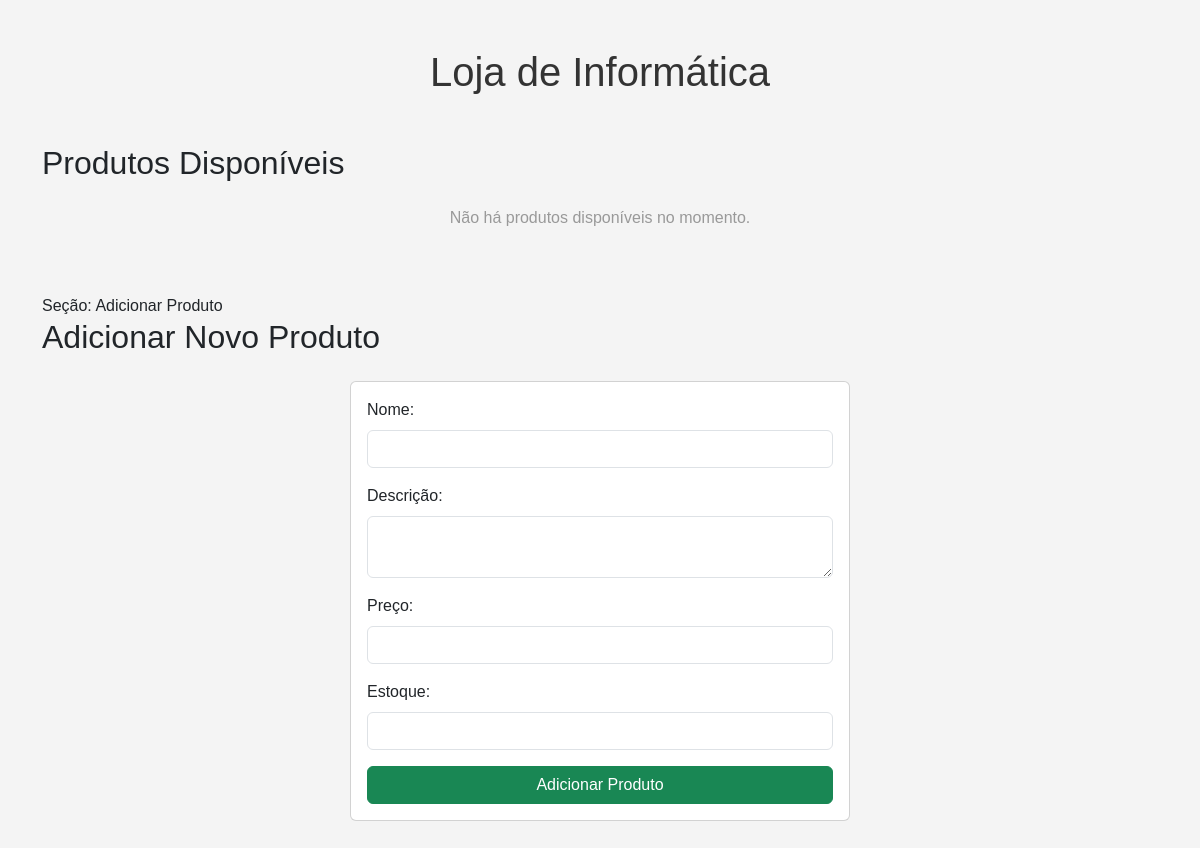
The app's page /, older data.
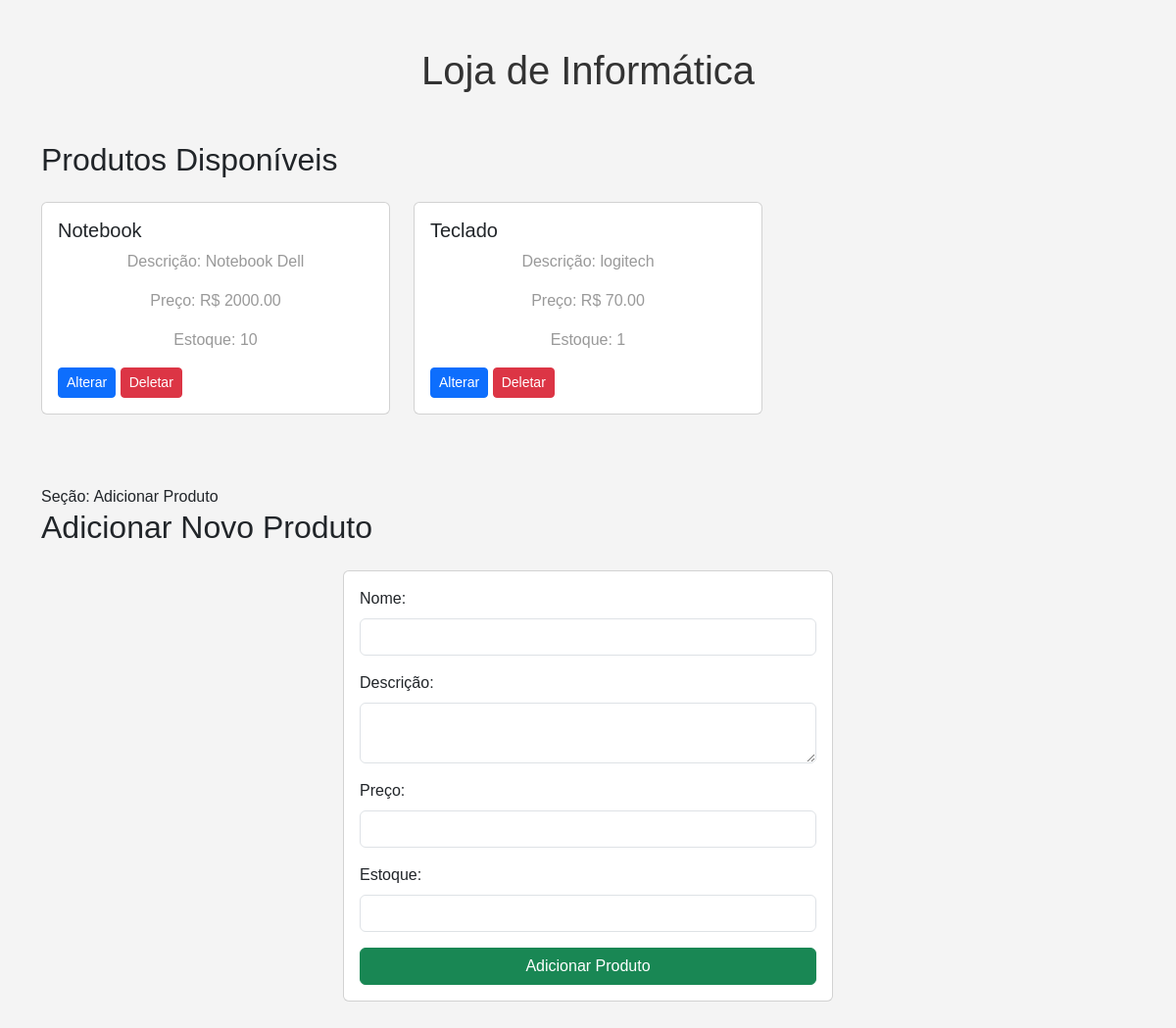
The same page, newer data.
### loja_informatica/models.py (models this page shows, shortened)
class Produto(models.Model):
    nome = models.CharField(max_length=100)
    descricao = models.TextField(blank=True)
    preco = models.DecimalField(max_digits=10, decimal_places=2)
    estoque = models.PositiveIntegerField()

### loja_informatica/views.py (the view)
# urls.py: path('', views.lista_produtos, name='lista_produtos'),
def lista_produtos(request):
    produtos = Produto.objects.all()
    return render(request, 'loja_informatica/lista_produtos.html', {'produtos': produtos})

### loja_informatica/templates/loja_informatica/lista_produtos.html (shortened to what this page needs)
<!DOCTYPE html>
<html lang="pt-br">
    <head>
        {% load static %}
        <link href="https://cdn.jsdelivr.net/npm/bootstrap@5.3.3/dist/css/bootstrap.min.css" rel="stylesheet">
        <link rel="stylesheet" href="{% static 'css/styles.css' %}">
    </head>
    <body>
        <div class="container my-5">
            <h1 class="text-center mb-5">Loja de Informática</h1>
            <section class="mb-5">
                <h2 class="mb-4">Produtos Disponíveis</h2>
                <div class="row">
                    {% for produto in produtos %}
                    <div class="col-md-4 mb-4">
                        <div class="card">
                            <div class="card-body">
                                <h5 class="card-title">{{ produto.nome }}</h5>
                                <p class="card-text">Descrição: {{ produto.descricao }}</p>
                                <p class="card-text">Preço: R$ {{ produto.preco }}</p>
                                <p class="card-text">Estoque: {{ produto.estoque }}</p>
                                <a href="{% url 'alterar_produto' produto.id %}" class="btn btn-primary btn-sm">Alterar</a>
                                <a href="{% url 'deletar_produto' produto.id %}" class="btn btn-danger btn-sm">Deletar</a>
                            </div>
                        </div>
                    </div>
                    {% empty %}
                    <p class="text-center">Não há produtos disponíveis no momento.</p>
                    {% endfor %}
                </div>
            </section>
            Seção: Adicionar Produto
            <section>
                <h2 class="mb-4">Adicionar Novo Produto</h2>
                <div class="card mx-auto" style="max-width: 500px;">
                    <div class="card-body">
                        <form action="{% url 'inserir_produto' %}" method="POST">
                            <div class="mb-3">
                                <label for="nome" class="form-label">Nome:</label>
                                <input type="text" id="nome" name="nome" class="form-control" required>
                            </div>
                            <div class="mb-3">
                                <label for="descricao" class="form-label">Descrição:</label>
                                <textarea id="descricao" name="descricao" class="form-control" required></textarea>
                            </div>
                            <div class="mb-3">
                                <label for="preco" class="form-label">Preço:</label>
                                <input type="number" id="preco" name="preco" step="0.01" class="form-control" required>
                            </div>
                            <div class="mb-3">
                                <label for="estoque" class="form-label">Estoque:</label>
                                <input type="number" id="estoque" name="estoque" class="form-control" required>
                            </div>
                            <button type="submit" class="btn btn-success w-100">Adicionar Produto</button>
                        </form>
                    </div>
                </div>
            </section>
        </div>
    </body>
</html>

Row changes from the older to the newer data that the page shows:
added Produto: nome "Notebook", descricao "Notebook Dell", preco "2000.00", estoque "10"
added Produto: nome "Teclado", descricao "logitech", preco "70.00", estoque "1"
Text that changed along with them:
text no longer shown: "Não há produtos disponíveis no momento."
